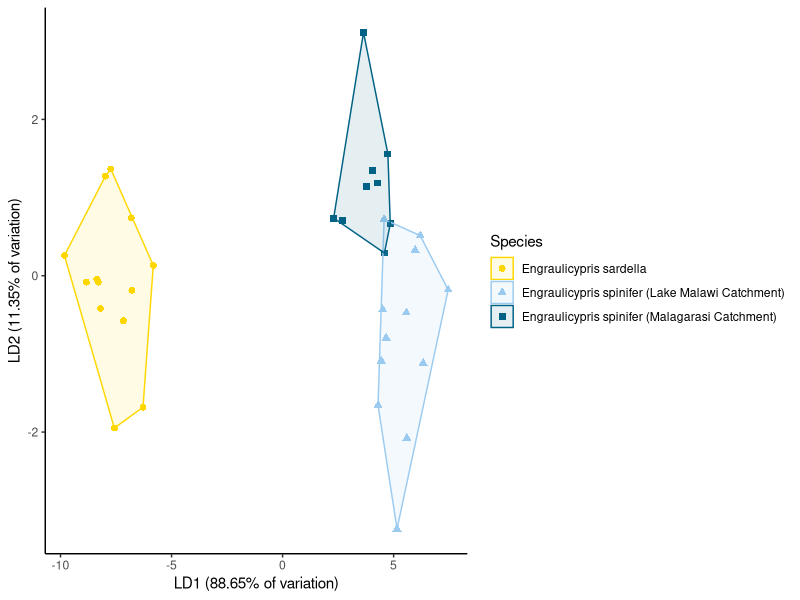

Generate this figure with R:
#Code for Morphological Analyses of Engraulicypris

#Step 1: Set working directory and load data

Engraulicypris_Morphology <- read.table("Engraulicypris_Morphology.txt",header=TRUE,fill=TRUE,sep="\t",check.names=FALSE)

#Load packages
library(VIM)
library(MASS)
library(ggplot2)
library(dplyr)
library(ggpubr)

#Step 2: Impute missing data and derive residuals for 8 morphological variables, selecting size standardisation variables that maximise body shape variation

Engraulicypris_Morphology2 <- kNN(Engraulicypris_Morphology[,c(3:11)], k = 5)
Engraulicypris_Morphology2 <- cbind(Engraulicypris_Morphology[,c(1:2)], Engraulicypris_Morphology2[,c(1:9)])

HL_SR <- lm(log10(HL) ~ log10(BD), data = Engraulicypris_Morphology2)
ED_SR <- lm(log10(ED) ~ log10(BD), data = Engraulicypris_Morphology2)
BD_SR <- lm(log10(BD) ~ log10(SL), data = Engraulicypris_Morphology2)
CPL_SR <- lm(log10(CPL) ~ log10(BD), data = Engraulicypris_Morphology2)
CPD_SR <- lm(log10(CPD) ~ log10(BD), data = Engraulicypris_Morphology2)
PDL_SR <- lm(log10(PDL) ~ log10(BD), data = Engraulicypris_Morphology2)
PVL_SR <- lm(log10(PVL) ~ log10(BD), data = Engraulicypris_Morphology2)
SNL_SR <- lm(log10(SNL) ~ log10(BD), data = Engraulicypris_Morphology2)

Example_residuals <- data.frame(HL_SR$residuals, ED_SR$residuals, 
                                BD_SR$residuals, CPL_SR$residuals,
                                CPD_SR$residuals, PDL_SR$residuals,
                                PVL_SR$residuals, SNL_SR$residuals)

Engraulicypris_Morphology <- cbind(Engraulicypris_Morphology$Code, Engraulicypris_Morphology$Group, Example_residuals)
colnames(Engraulicypris_Morphology)[1] <- "Code"
colnames(Engraulicypris_Morphology)[2] <- "Group"

#clean house
rm(Engraulicypris_Morphology2, Example_residuals, HL_SR, ED_SR, BD_SR, CPL_SR, CPD_SR, PDL_SR, PVL_SR, SNL_SR)

#Step 3: Linear Discriminant Analysis

LDA  <-  lda(Group ~ HL_SR.residuals + ED_SR.residuals + 
               BD_SR.residuals + CPL_SR.residuals + CPD_SR.residuals + 
               PDL_SR.residuals + PVL_SR.residuals + SNL_SR.residuals, data = Engraulicypris_Morphology)
LDA_predict <- predict(LDA)
LDA_score <- as.data.frame(LDA_predict)
Engraulicypris_Morphology$LD1 <- LDA_score$x.LD1
Engraulicypris_Morphology$LD2 <- LDA_score$x.LD2

#For the loadings of the variables on the axes
LDA$scaling

#For the the variation captured, so convert to percentages (24.99582/28.19506*100 = 88.65%)
LDA$svd 
#so convert to percentages (24.99582/28.19506*100 = 88.65%)
#so convert to percentages (3.19924/28.19506*100 = 11.35%)

#clean house
rm(LDA_predict, LDA)

# Calculate convex hulls for each group 
LDA_find_hull <- function(LDA_score) LDA_score[chull(Engraulicypris_Morphology$LD1, Engraulicypris_Morphology$LD2), ] 
LDA_hulls <- LDA_score %>% group_by(class) %>% do(LDA_find_hull(.))
rm(LDA_score)

#Step 4: A plot

Engraulicypris_Morphology <- Engraulicypris_Morphology %>%
  mutate(Group = factor(Group,
                        levels = c("E.sardella_LakeMalawi", "E.spinifer_LakeMalawi", "E.spinifer_Malagarasi"),  # current values
                        labels = c("Engraulicypris sardella",
                                   "Engraulicypris spinifer (Lake Malawi Catchment)",
                                   "Engraulicypris spinifer (Malagarasi Catchment)")))
Engraulicypris_Morphology <- Engraulicypris_Morphology %>% rename(Species = Group)

Plot_LDA <- ggscatter(
  Engraulicypris_Morphology,
  x = "LD1",
  y = "LD2",
  color = "Species",
  shape = "Species",
  palette = c("#FFD700", "#9CCBF0", "#006285"),
  ellipse = TRUE,
  ellipse.type = "convex",
  mean.point = FALSE,
  star.plot = FALSE
) +
  theme_classic() +
  labs(
    x = "LD1 (88.65% of variation)",
    y = "LD2 (11.35% of variation)"
  )
theme(legend.position = "right")

Plot_LDA

#Export as 8 x 4.5 inches

#Step 5: Testing for differences

#Global tests with all three groups

ManovaTest_Global <- manova(cbind(HL_SR.residuals, ED_SR.residuals, 
                           BD_SR.residuals, CPL_SR.residuals,
                           CPD_SR.residuals, PDL_SR.residuals,
                           PVL_SR.residuals, SNL_SR.residuals) ~ Species, data = Engraulicypris_Morphology)
summary(ManovaTest_Global)

#Pairwise tests, comparing E. spinifer Lake Malawi vs. E. spinifer Malagarasi

Engraulicypris_Morphology_Pair1 <- Engraulicypris_Morphology %>% filter(Species != "E.sardella_LakeMalawi")
ManovaTest_Pair1 <- manova(cbind(HL_SR.residuals, ED_SR.residuals, 
                                  BD_SR.residuals, CPL_SR.residuals,
                                  CPD_SR.residuals, PDL_SR.residuals,
                                  PVL_SR.residuals, SNL_SR.residuals) ~ Species, data = Engraulicypris_Morphology_Pair1)
summary(ManovaTest_Pair1)

#Pairwise tests, comparing E. spinifer Lake Malawi vs. E. sardella

Engraulicypris_Morphology_Pair2 <- Engraulicypris_Morphology %>% filter(Species != "E.spinifer_LakeMalawi")
ManovaTest_Pair2 <- manova(cbind(HL_SR.residuals, ED_SR.residuals, 
                                 BD_SR.residuals, CPL_SR.residuals,
                                 CPD_SR.residuals, PDL_SR.residuals,
                                 PVL_SR.residuals, SNL_SR.residuals) ~ Species, data = Engraulicypris_Morphology_Pair2)
summary(ManovaTest_Pair2)

#Pairwise tests, comparing E. spinifer Malagarasi vs. E. sardella

Engraulicypris_Morphology_Pair3 <- Engraulicypris_Morphology %>% filter(Species != "E.spinifer_Malagarasi")
ManovaTest_Pair3 <- manova(cbind(HL_SR.residuals, ED_SR.residuals, 
                                 BD_SR.residuals, CPL_SR.residuals,
                                 CPD_SR.residuals, PDL_SR.residuals,
                                 PVL_SR.residuals, SNL_SR.residuals) ~ Species, data = Engraulicypris_Morphology_Pair3)
summary(ManovaTest_Pair3)

#end of code
